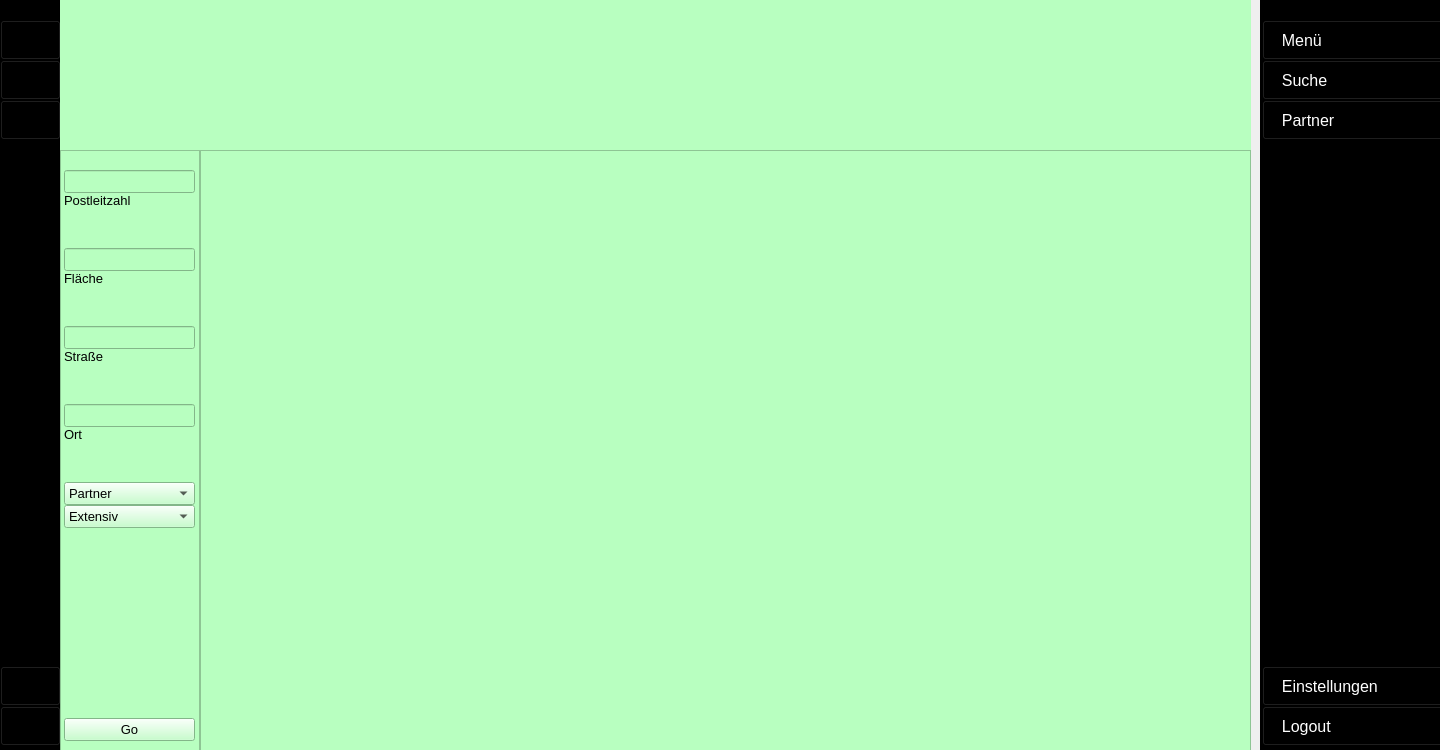
<?xml version="1.0" encoding="UTF-8"?>
<ui version="4.0">
 <class>MainWindow</class>
 <widget class="QMainWindow" name="MainWindow">
  <property name="geometry">
   <rect>
    <x>0</x>
    <y>0</y>
    <width>1440</width>
    <height>750</height>
   </rect>
  </property>
  <property name="windowTitle">
   <string>MainWindow</string>
  </property>
  <widget class="QWidget" name="centralwidget">
   <widget class="QWidget" name="widget_icons" native="true">
    <property name="geometry">
     <rect>
      <x>0</x>
      <y>0</y>
      <width>60</width>
      <height>750</height>
     </rect>
    </property>
    <property name="minimumSize">
     <size>
      <width>60</width>
      <height>750</height>
     </size>
    </property>
    <property name="maximumSize">
     <size>
      <width>60</width>
      <height>750</height>
     </size>
    </property>
    <property name="styleSheet">
     <string notr="true">QWidget{
background-color: rgb(0, 0, 0);
}</string>
    </property>
    <widget class="QWidget" name="layoutWidget">
     <property name="geometry">
      <rect>
       <x>0</x>
       <y>0</y>
       <width>61</width>
       <height>751</height>
      </rect>
     </property>
     <layout class="QVBoxLayout" name="vL_MenuIcon">
      <property name="spacing">
       <number>0</number>
      </property>
      <property name="sizeConstraint">
       <enum>QLayout::SizeConstraint::SetNoConstraint</enum>
      </property>
      <property name="topMargin">
       <number>20</number>
      </property>
      <property name="bottomMargin">
       <number>5</number>
      </property>
      <item>
       <layout class="QVBoxLayout" name="vL_topMenuIcon">
        <item>
         <widget class="QPushButton" name="pB_MenuIcon">
          <property name="minimumSize">
           <size>
            <width>0</width>
            <height>40</height>
           </size>
          </property>
          <property name="maximumSize">
           <size>
            <width>16777215</width>
            <height>40</height>
           </size>
          </property>
          <property name="text">
           <string/>
          </property>
          <property name="icon">
           <iconset>
            <normaloff>:/Icons/menu_white.png</normaloff>:/Icons/menu_white.png</iconset>
          </property>
          <property name="iconSize">
           <size>
            <width>100</width>
            <height>13</height>
           </size>
          </property>
          <property name="checkable">
           <bool>true</bool>
          </property>
          <property name="autoExclusive">
           <bool>true</bool>
          </property>
         </widget>
        </item>
        <item>
         <widget class="QPushButton" name="pB_SearchIcon">
          <property name="minimumSize">
           <size>
            <width>0</width>
            <height>40</height>
           </size>
          </property>
          <property name="maximumSize">
           <size>
            <width>16777215</width>
            <height>40</height>
           </size>
          </property>
          <property name="text">
           <string/>
          </property>
          <property name="icon">
           <iconset>
            <normaloff>:/Icons/search.png</normaloff>:/Icons/search.png</iconset>
          </property>
          <property name="iconSize">
           <size>
            <width>100</width>
            <height>20</height>
           </size>
          </property>
          <property name="checkable">
           <bool>true</bool>
          </property>
          <property name="autoExclusive">
           <bool>true</bool>
          </property>
         </widget>
        </item>
        <item>
         <widget class="QPushButton" name="pB_PartnerIcon">
          <property name="minimumSize">
           <size>
            <width>0</width>
            <height>40</height>
           </size>
          </property>
          <property name="maximumSize">
           <size>
            <width>16777215</width>
            <height>40</height>
           </size>
          </property>
          <property name="styleSheet">
           <string notr="true">QPushButton:checked {
	background-color: red;
}</string>
          </property>
          <property name="text">
           <string/>
          </property>
          <property name="icon">
           <iconset>
            <normaloff>:/Icons/studentssmall1.png</normaloff>:/Icons/studentssmall1.png</iconset>
          </property>
          <property name="iconSize">
           <size>
            <width>100</width>
            <height>17</height>
           </size>
          </property>
          <property name="checkable">
           <bool>true</bool>
          </property>
          <property name="checked">
           <bool>false</bool>
          </property>
          <property name="autoExclusive">
           <bool>true</bool>
          </property>
         </widget>
        </item>
       </layout>
      </item>
      <item>
       <spacer name="vSpacer_MenuIcon">
        <property name="orientation">
         <enum>Qt::Orientation::Vertical</enum>
        </property>
        <property name="sizeHint" stdset="0">
         <size>
          <width>20</width>
          <height>450</height>
         </size>
        </property>
       </spacer>
      </item>
      <item>
       <layout class="QVBoxLayout" name="vL_botMenuIcon">
        <property name="spacing">
         <number>0</number>
        </property>
        <item>
         <widget class="QPushButton" name="pB_SettingsIcon">
          <property name="minimumSize">
           <size>
            <width>0</width>
            <height>40</height>
           </size>
          </property>
          <property name="maximumSize">
           <size>
            <width>16777215</width>
            <height>40</height>
           </size>
          </property>
          <property name="text">
           <string/>
          </property>
          <property name="icon">
           <iconset>
            <normaloff>:/Icons/settingssmall1.png</normaloff>:/Icons/settingssmall1.png</iconset>
          </property>
          <property name="iconSize">
           <size>
            <width>100</width>
            <height>20</height>
           </size>
          </property>
          <property name="checkable">
           <bool>true</bool>
          </property>
          <property name="autoExclusive">
           <bool>true</bool>
          </property>
         </widget>
        </item>
        <item>
         <widget class="QPushButton" name="pB_LogoutIcon">
          <property name="minimumSize">
           <size>
            <width>0</width>
            <height>40</height>
           </size>
          </property>
          <property name="maximumSize">
           <size>
            <width>16777215</width>
            <height>40</height>
           </size>
          </property>
          <property name="text">
           <string/>
          </property>
          <property name="icon">
           <iconset>
            <normaloff>:/Icons/signoutsmall1.png</normaloff>:/Icons/signoutsmall1.png</iconset>
          </property>
          <property name="iconSize">
           <size>
            <width>90</width>
            <height>16</height>
           </size>
          </property>
          <property name="checkable">
           <bool>true</bool>
          </property>
          <property name="autoExclusive">
           <bool>true</bool>
          </property>
         </widget>
        </item>
       </layout>
      </item>
     </layout>
    </widget>
   </widget>
   <widget class="QWidget" name="widget_main" native="true">
    <property name="geometry">
     <rect>
      <x>60</x>
      <y>0</y>
      <width>1191</width>
      <height>750</height>
     </rect>
    </property>
    <property name="focusPolicy">
     <enum>Qt::FocusPolicy::NoFocus</enum>
    </property>
    <property name="styleSheet">
     <string notr="true">QWidget{
background-color: rgb(184, 255, 192);
}</string>
    </property>
    <widget class="QFrame" name="frame_Filter">
     <property name="geometry">
      <rect>
       <x>0</x>
       <y>150</y>
       <width>140</width>
       <height>601</height>
      </rect>
     </property>
     <property name="frameShape">
      <enum>QFrame::Shape::StyledPanel</enum>
     </property>
     <property name="frameShadow">
      <enum>QFrame::Shadow::Raised</enum>
     </property>
     <widget class="QWidget" name="layoutWidget">
      <property name="geometry">
       <rect>
        <x>4</x>
        <y>20</y>
        <width>131</width>
        <height>571</height>
       </rect>
      </property>
      <layout class="QVBoxLayout" name="vL_Filter">
       <property name="spacing">
        <number>40</number>
       </property>
       <item>
        <layout class="QVBoxLayout" name="vL_PLZ">
         <property name="spacing">
          <number>0</number>
         </property>
         <item>
          <widget class="QLineEdit" name="lineEdit_PLZ">
           <property name="font">
            <font>
             <pointsize>10</pointsize>
            </font>
           </property>
          </widget>
         </item>
         <item>
          <widget class="QLabel" name="label_PLZ">
           <property name="font">
            <font>
             <pointsize>10</pointsize>
            </font>
           </property>
           <property name="text">
            <string>Postleitzahl</string>
           </property>
          </widget>
         </item>
        </layout>
       </item>
       <item>
        <layout class="QVBoxLayout" name="vL_Flaeche">
         <property name="spacing">
          <number>0</number>
         </property>
         <item>
          <widget class="QLineEdit" name="lineEdit_Flaeche">
           <property name="font">
            <font>
             <pointsize>10</pointsize>
            </font>
           </property>
          </widget>
         </item>
         <item>
          <widget class="QLabel" name="label_Flaeche">
           <property name="font">
            <font>
             <pointsize>10</pointsize>
            </font>
           </property>
           <property name="text">
            <string>Fläche</string>
           </property>
          </widget>
         </item>
        </layout>
       </item>
       <item>
        <layout class="QVBoxLayout" name="vL_Strasse">
         <property name="spacing">
          <number>0</number>
         </property>
         <item>
          <widget class="QLineEdit" name="lineEdit_Strasse">
           <property name="font">
            <font>
             <pointsize>10</pointsize>
            </font>
           </property>
          </widget>
         </item>
         <item>
          <widget class="QLabel" name="label_Strasse">
           <property name="font">
            <font>
             <pointsize>10</pointsize>
            </font>
           </property>
           <property name="text">
            <string>Straße</string>
           </property>
          </widget>
         </item>
        </layout>
       </item>
       <item>
        <layout class="QVBoxLayout" name="vL_Ort">
         <property name="spacing">
          <number>0</number>
         </property>
         <item>
          <widget class="QLineEdit" name="lineEdit_Ort">
           <property name="font">
            <font>
             <pointsize>10</pointsize>
            </font>
           </property>
          </widget>
         </item>
         <item>
          <widget class="QLabel" name="label_Ort">
           <property name="font">
            <font>
             <pointsize>10</pointsize>
            </font>
           </property>
           <property name="text">
            <string>Ort</string>
           </property>
          </widget>
         </item>
        </layout>
       </item>
       <item>
        <layout class="QVBoxLayout" name="vL_Choice">
         <property name="spacing">
          <number>0</number>
         </property>
         <item>
          <widget class="QComboBox" name="comboBox_Partner">
           <property name="font">
            <font>
             <pointsize>10</pointsize>
            </font>
           </property>
           <item>
            <property name="text">
             <string>Partner</string>
            </property>
           </item>
           <item>
            <property name="text">
             <string>Dachdecker</string>
            </property>
           </item>
           <item>
            <property name="text">
             <string>Handel</string>
            </property>
           </item>
          </widget>
         </item>
         <item>
          <widget class="QComboBox" name="comboBox_Begruenungsart">
           <property name="font">
            <font>
             <pointsize>10</pointsize>
            </font>
           </property>
           <item>
            <property name="text">
             <string>Extensiv</string>
            </property>
           </item>
           <item>
            <property name="text">
             <string>Intensiv</string>
            </property>
           </item>
           <item>
            <property name="text">
             <string>Verkehrsdach</string>
            </property>
           </item>
          </widget>
         </item>
        </layout>
       </item>
       <item>
        <spacer name="vSpacer_Filter">
         <property name="orientation">
          <enum>Qt::Orientation::Vertical</enum>
         </property>
         <property name="sizeHint" stdset="0">
          <size>
           <width>20</width>
           <height>80</height>
          </size>
         </property>
        </spacer>
       </item>
       <item>
        <widget class="QPushButton" name="pB_Suche">
         <property name="font">
          <font>
           <pointsize>10</pointsize>
          </font>
         </property>
         <property name="text">
          <string>Go</string>
         </property>
        </widget>
       </item>
      </layout>
     </widget>
    </widget>
    <widget class="QTableView" name="tableView">
     <property name="geometry">
      <rect>
       <x>140</x>
       <y>150</y>
       <width>1051</width>
       <height>601</height>
      </rect>
     </property>
    </widget>
   </widget>
   <widget class="QWidget" name="widget_menu" native="true">
    <property name="enabled">
     <bool>true</bool>
    </property>
    <property name="geometry">
     <rect>
      <x>1260</x>
      <y>0</y>
      <width>180</width>
      <height>750</height>
     </rect>
    </property>
    <property name="minimumSize">
     <size>
      <width>180</width>
      <height>750</height>
     </size>
    </property>
    <property name="maximumSize">
     <size>
      <width>180</width>
      <height>750</height>
     </size>
    </property>
    <property name="styleSheet">
     <string notr="true">QWidget{
background-color: rgb(0, 0, 0);
color: rgb(255, 255, 255);
}

QPushButtons {
	height: 40px;
	border: none;
}</string>
    </property>
    <widget class="QWidget" name="layoutWidget">
     <property name="geometry">
      <rect>
       <x>2</x>
       <y>0</y>
       <width>223</width>
       <height>751</height>
      </rect>
     </property>
     <layout class="QVBoxLayout" name="vL_Menu">
      <property name="spacing">
       <number>0</number>
      </property>
      <property name="sizeConstraint">
       <enum>QLayout::SizeConstraint::SetNoConstraint</enum>
      </property>
      <property name="topMargin">
       <number>20</number>
      </property>
      <property name="bottomMargin">
       <number>5</number>
      </property>
      <item>
       <layout class="QVBoxLayout" name="vL_topMenu">
        <item>
         <widget class="QPushButton" name="pB_Menu">
          <property name="minimumSize">
           <size>
            <width>0</width>
            <height>40</height>
           </size>
          </property>
          <property name="maximumSize">
           <size>
            <width>16777215</width>
            <height>40</height>
           </size>
          </property>
          <property name="font">
           <font>
            <pointsize>12</pointsize>
           </font>
          </property>
          <property name="styleSheet">
           <string notr="true">QPushButton {
	text-align: left;
	padding-left: 10px;
}

QPushButton:checked {
	background-color: white;
}</string>
          </property>
          <property name="text">
           <string>  Menü</string>
          </property>
          <property name="icon">
           <iconset>
            <normaloff>:/Icons/menu_white.png</normaloff>:/Icons/menu_white.png</iconset>
          </property>
          <property name="iconSize">
           <size>
            <width>100</width>
            <height>13</height>
           </size>
          </property>
          <property name="checkable">
           <bool>true</bool>
          </property>
          <property name="autoExclusive">
           <bool>true</bool>
          </property>
         </widget>
        </item>
        <item>
         <widget class="QPushButton" name="pB_Search">
          <property name="minimumSize">
           <size>
            <width>0</width>
            <height>40</height>
           </size>
          </property>
          <property name="maximumSize">
           <size>
            <width>16777215</width>
            <height>40</height>
           </size>
          </property>
          <property name="font">
           <font>
            <pointsize>12</pointsize>
            <bold>false</bold>
            <kerning>false</kerning>
           </font>
          </property>
          <property name="autoFillBackground">
           <bool>false</bool>
          </property>
          <property name="styleSheet">
           <string notr="true">QPushButton {
	text-align: left;
	padding-left: 10px;
}

QPushButton:checked {
	background-color: white;
}</string>
          </property>
          <property name="text">
           <string>  Suche</string>
          </property>
          <property name="icon">
           <iconset>
            <normaloff>:/Icons/search.png</normaloff>:/Icons/search.png</iconset>
          </property>
          <property name="iconSize">
           <size>
            <width>100</width>
            <height>20</height>
           </size>
          </property>
          <property name="checkable">
           <bool>true</bool>
          </property>
          <property name="checked">
           <bool>false</bool>
          </property>
          <property name="autoExclusive">
           <bool>true</bool>
          </property>
         </widget>
        </item>
        <item>
         <widget class="QPushButton" name="pB_Partner">
          <property name="minimumSize">
           <size>
            <width>0</width>
            <height>40</height>
           </size>
          </property>
          <property name="maximumSize">
           <size>
            <width>16777215</width>
            <height>40</height>
           </size>
          </property>
          <property name="font">
           <font>
            <pointsize>12</pointsize>
            <bold>false</bold>
            <kerning>false</kerning>
           </font>
          </property>
          <property name="styleSheet">
           <string notr="true">QPushButton {
	text-align: left;
	padding-left: 10px;
}

QPushButton:checked {
	background-color: rgb(255, 255, 255);
}</string>
          </property>
          <property name="text">
           <string>  Partner</string>
          </property>
          <property name="icon">
           <iconset>
            <normaloff>:/Icons/studentssmall1.png</normaloff>:/Icons/studentssmall1.png</iconset>
          </property>
          <property name="iconSize">
           <size>
            <width>100</width>
            <height>17</height>
           </size>
          </property>
          <property name="checkable">
           <bool>true</bool>
          </property>
          <property name="checked">
           <bool>false</bool>
          </property>
          <property name="autoExclusive">
           <bool>true</bool>
          </property>
          <property name="autoDefault">
           <bool>false</bool>
          </property>
          <property name="default">
           <bool>false</bool>
          </property>
          <property name="flat">
           <bool>false</bool>
          </property>
         </widget>
        </item>
       </layout>
      </item>
      <item>
       <spacer name="vSpacer_Menu">
        <property name="orientation">
         <enum>Qt::Orientation::Vertical</enum>
        </property>
        <property name="sizeHint" stdset="0">
         <size>
          <width>20</width>
          <height>450</height>
         </size>
        </property>
       </spacer>
      </item>
      <item>
       <layout class="QVBoxLayout" name="vL_botMenu" stretch="0,0">
        <property name="spacing">
         <number>0</number>
        </property>
        <property name="topMargin">
         <number>0</number>
        </property>
        <property name="bottomMargin">
         <number>0</number>
        </property>
        <item>
         <widget class="QPushButton" name="pB_Settings">
          <property name="minimumSize">
           <size>
            <width>0</width>
            <height>40</height>
           </size>
          </property>
          <property name="maximumSize">
           <size>
            <width>16777215</width>
            <height>40</height>
           </size>
          </property>
          <property name="font">
           <font>
            <pointsize>12</pointsize>
            <bold>false</bold>
            <kerning>false</kerning>
           </font>
          </property>
          <property name="styleSheet">
           <string notr="true">QPushButton {
	text-align: left;
	padding-left: 10px;
}</string>
          </property>
          <property name="text">
           <string>  Einstellungen</string>
          </property>
          <property name="icon">
           <iconset>
            <normaloff>:/Icons/settingssmall1.png</normaloff>:/Icons/settingssmall1.png</iconset>
          </property>
          <property name="iconSize">
           <size>
            <width>100</width>
            <height>20</height>
           </size>
          </property>
          <property name="checkable">
           <bool>true</bool>
          </property>
          <property name="autoExclusive">
           <bool>true</bool>
          </property>
         </widget>
        </item>
        <item>
         <widget class="QPushButton" name="pB_Logout">
          <property name="minimumSize">
           <size>
            <width>0</width>
            <height>40</height>
           </size>
          </property>
          <property name="maximumSize">
           <size>
            <width>16777215</width>
            <height>40</height>
           </size>
          </property>
          <property name="font">
           <font>
            <pointsize>12</pointsize>
           </font>
          </property>
          <property name="styleSheet">
           <string notr="true">QPushButton {
	text-align: left;
	padding-left: 10px;
}</string>
          </property>
          <property name="text">
           <string>  Logout</string>
          </property>
          <property name="icon">
           <iconset>
            <normaloff>:/Icons/signoutsmall1.png</normaloff>:/Icons/signoutsmall1.png</iconset>
          </property>
          <property name="iconSize">
           <size>
            <width>40</width>
            <height>16</height>
           </size>
          </property>
          <property name="checkable">
           <bool>true</bool>
          </property>
          <property name="autoExclusive">
           <bool>true</bool>
          </property>
         </widget>
        </item>
       </layout>
      </item>
     </layout>
    </widget>
   </widget>
  </widget>
 </widget>
 <resources>
  <include location="../../resources.qrc"/>
  <include location="../../resources.qrc"/>
 </resources>
 <connections/>
</ui>
